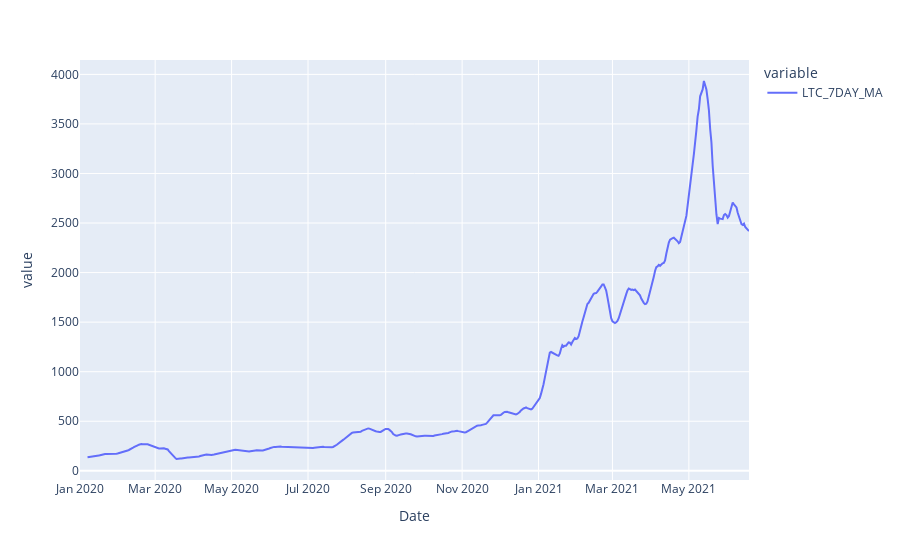
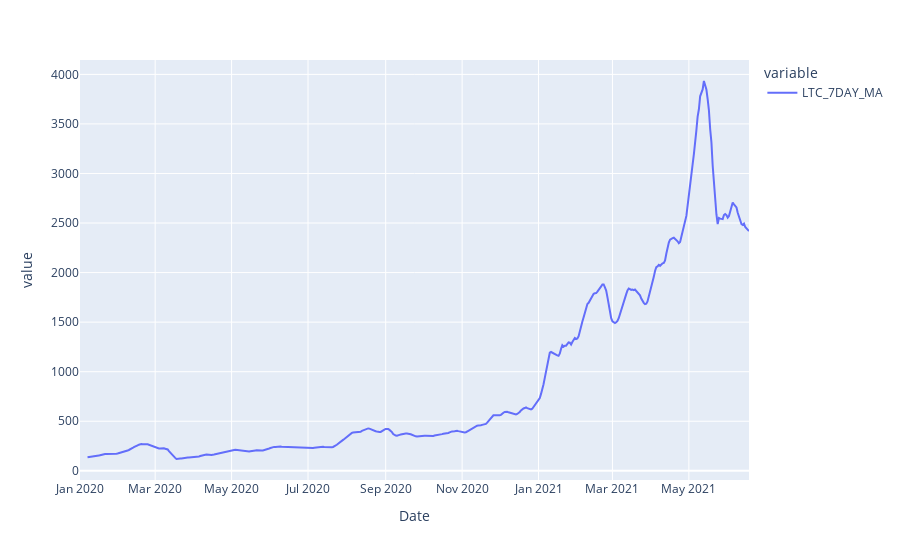

Here is the notebook cell these charts were saved with, in order:
### Code cell
#Moving Average values
fig = px.line(crypto, y=['LTC_7DAY_MA'] )
fig.show()

### Figure 1 — Plotly figure (JSON) as saved in the notebook; plotly's stock layout.template omitted (floating-point values rounded to 4 significant figures; data arrays with more than 128 entries replaced by an {"elided": "..."} marker saying what was removed)
{"data": [{"hovertemplate": "variable=LTC_7DAY_MA<br>Date=%{x}<br>value=%{y}<extra></extra>", "legendgroup": "LTC_7DAY_MA", "line": {"color": "#636efa", "dash": "solid"}, "mode": "lines", "name": "LTC_7DAY_MA", "orientation": "v", "showlegend": true, "type": "scatter", "x": {"elided": "531 str values"}, "xaxis": "x", "y": {"elided": "531 float values"}, "yaxis": "y"}], "layout": {"legend": {"title": {"text": "variable"}, "tracegroupgap": 0}, "margin": {"t": 60}, "xaxis": {"anchor": "y", "domain": [0, 1], "title": {"text": "Date"}}, "yaxis": {"anchor": "x", "domain": [0, 1], "title": {"text": "value"}}}}

### Figure 2 — Plotly figure (JSON) as saved in the notebook; plotly's stock layout.template omitted (floating-point values rounded to 4 significant figures; data arrays with more than 128 entries replaced by an {"elided": "..."} marker saying what was removed)
{"data": [{"hovertemplate": "variable=LTC_7DAY_MA<br>Date=%{x}<br>value=%{y}<extra></extra>", "legendgroup": "LTC_7DAY_MA", "line": {"color": "#636efa", "dash": "solid"}, "mode": "lines", "name": "LTC_7DAY_MA", "orientation": "v", "showlegend": true, "type": "scatter", "x": {"elided": "531 str values"}, "xaxis": "x", "y": {"elided": "531 float values"}, "yaxis": "y"}], "layout": {"legend": {"title": {"text": "variable"}, "tracegroupgap": 0}, "margin": {"t": 60}, "xaxis": {"anchor": "y", "domain": [0, 1], "title": {"text": "Date"}}, "yaxis": {"anchor": "x", "domain": [0, 1], "title": {"text": "value"}}}}
